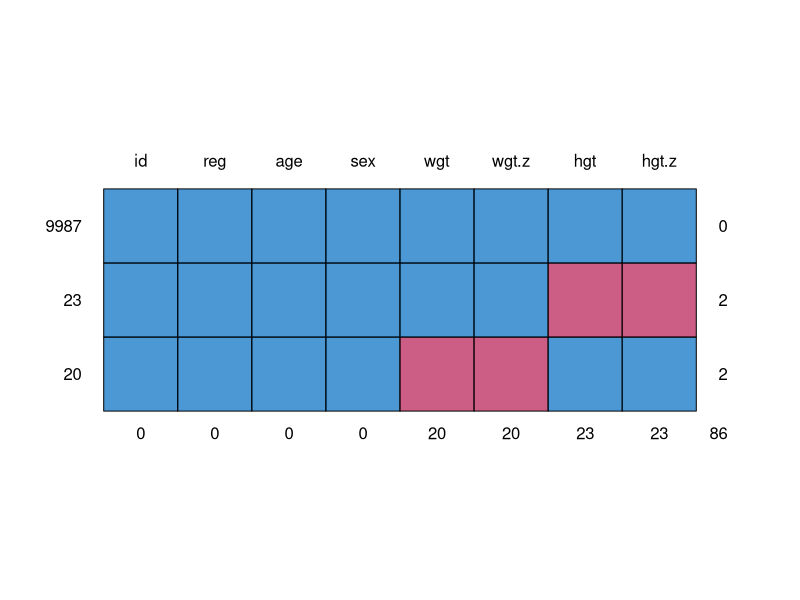
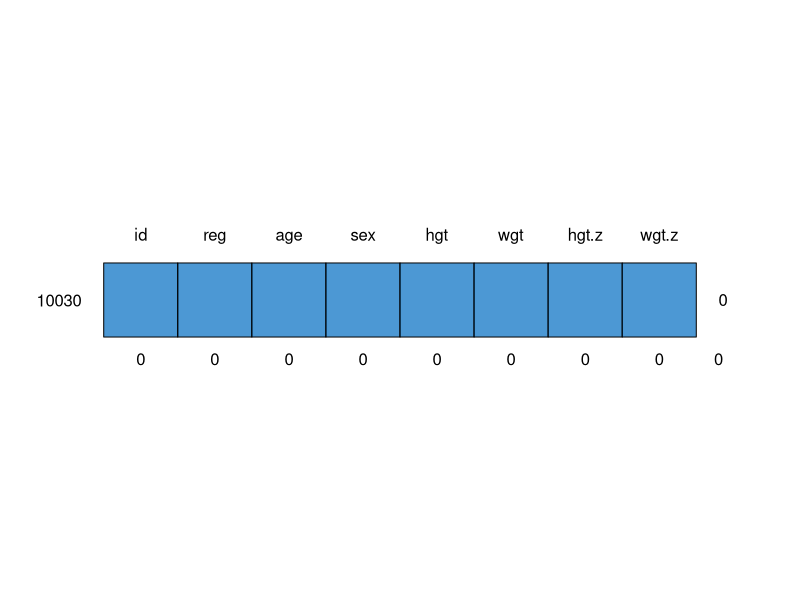

The R script that drew these images, in order: (Note: this script raises an error after producing the figures.)
## ---- chunk 1
#loading libraries
library(tidyverse)
library(mice)
library(dplyr)
## ---- chunk 2
?nhanes

df <- nhanes
df_cc <- na.omit(df) #omiting the n/a values
df_cc
## ---- chunk 3
#compute the mean
imp_mean <- mice(df, method = "mean", m = 1, maxit = 1)

#put on new df to store the missing values as mean values of each colum
df_mean <- complete(imp_mean)
df_mean
## ---- chunk 4
var(df)
## ---- chunk 5
#Comparison var ( As u can imagine if u are inputing values as MEAN, the variance will decrease because more points will become "closer to the mean")

var(df_cc)
## ---- chunk 6
var(df_mean)
## ---- chunk 7
#loading and look for summaries
md.pattern(fdgs)
## ---- chunk 8
#Original
df_fdgs <- fdgs

#df without n/a
df_fdgs_cc <- na.omit(df_fdgs)

#df with mean imputation
imp_mean <- mice(df_fdgs, method = "mean", m = 1, maxit = 1)
df_fgds_mean <- complete(imp_mean)

#look for df`s

md.pattern( df_fgds_mean)
## ---- chunk 9
#df with reg manually (u have to use df without the n/a)

df_fdgs_age2 <- df_fdgs %>%
  mutate( age2 = age ** 2) # elevate age to quadratic as question suggests

multi.fit = lm(wgt~reg+age2+sex+hgt, data=df_fdgs_age2)
summary(multi.fit)

## ---- chunk 10
#predict some values
value <- data.frame(
  reg = c("North"),
  age2 = c(20),
  sex = c("girl"),
  hgt = c(30)
)

pred2 <- predict(multi.fit, value)
pred2

## ---- chunk 11
# Use fit to predict the value
df4 <- df_fdgs_age2 %>% 
  #create a pred column to compare with original
  mutate(pred = predict(multi.fit, .)) %>%
  # Replace NA with pred in var1
  mutate(wgt = ifelse(is.na(.), pred, .))

# See the result
head(df4)

## ---- chunk 12
#show original df just to compare
df_fdgs[rowSums(is.na(df_fdgs)) > 0,]
## ---- chunk 13
#look at 3 indexes to compare the values with original df
ids <- df_fdgs[rowSums(is.na(df_fdgs)) > 0,1] #picking every ids with n/a values

filter(df3, id %in% ids)


## ---- chunk 14
md.pattern(df3)
## ---- chunk 15
#lookinf for the mean, removing N/A of the hgt colum
mean(df3$wgt)

## ---- chunk 16
mean(df_fdgs_cc$wgt)
## ---- chunk 17
#df with regression imputation Using mice

df_fgds_reg <- df_fdgs

imp <- mice(df_fdgs, method = "norm.nob", seed = 1,
           m = 5, print = FALSE)
xyplot(imp, wgt ~ age )
## ---- chunk 18
df_fgds_reg <- complete(imp)
#mean first time
mean(df_fgds_reg$wgt)
## ---- chunk 19
#using stocasthic regression
df_fgds_reg <- df_fdgs #clean df


imp <- mice(df_fdgs, method = "norm.nob",
           m = 1, print = FALSE)

df_fgds_reg <- complete(imp)

#mean 2nd time
mean(df_fgds_reg$wgt)
